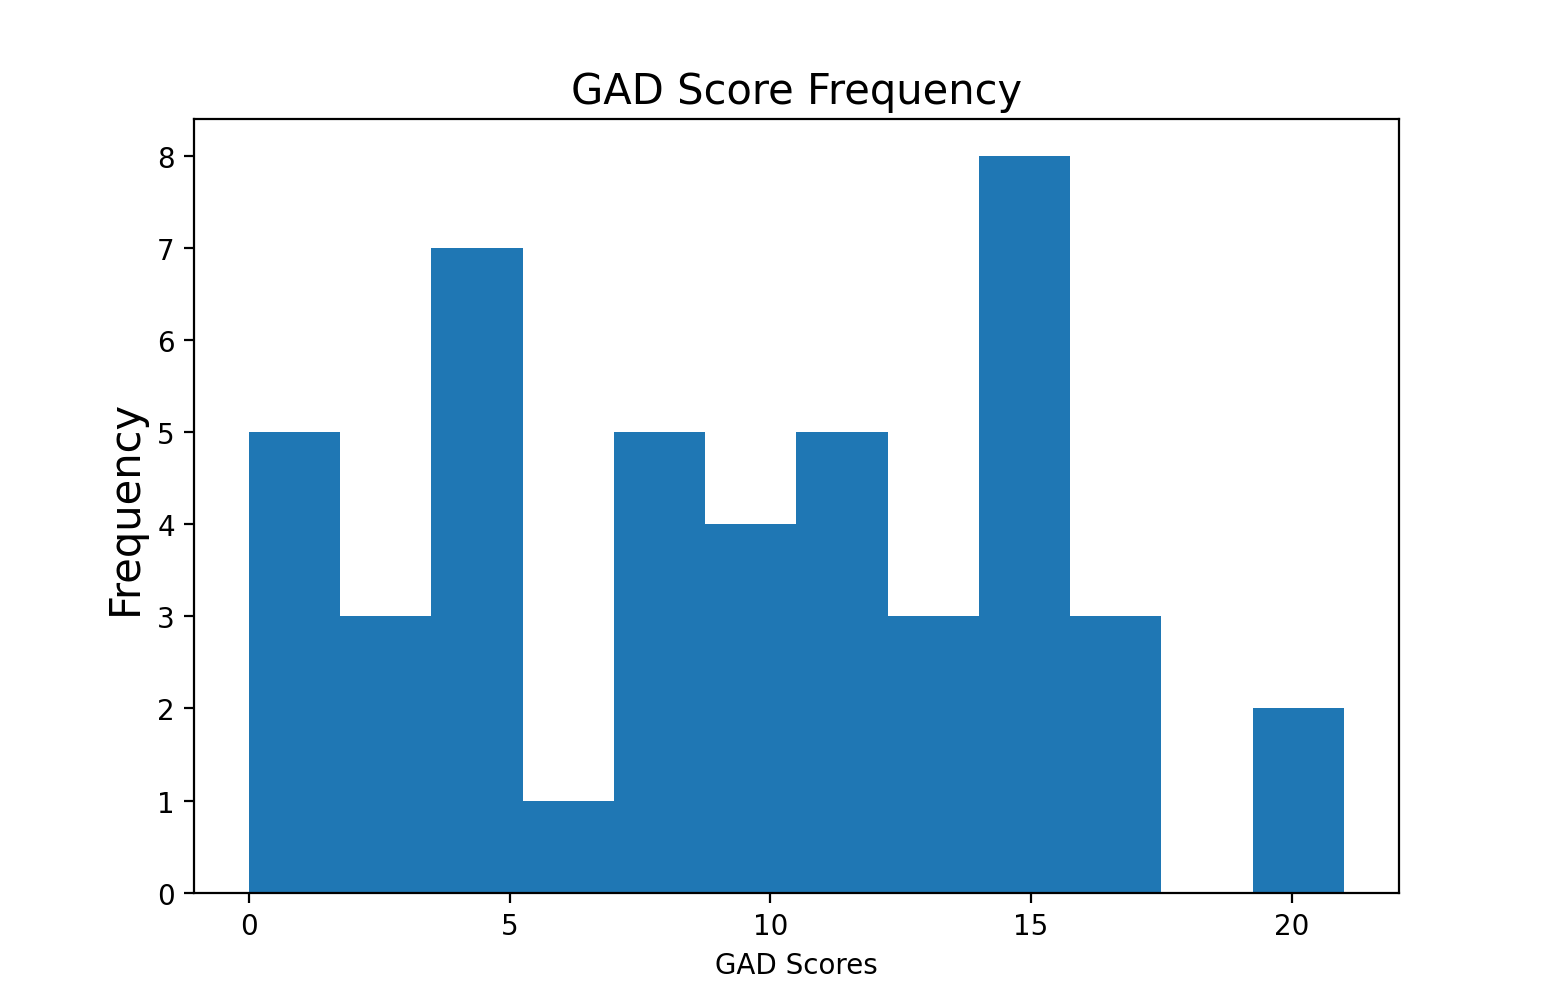

Generate this figure with Python:
import numpy as numpy
import matplotlib.pyplot as plt
import os
import json

def getGADscores():
    directory = '/Users/roshanark/Documents/UNI/4th Year/Dissertation/roshan/pvl_trial'
    GAD = []
    for filename in os.listdir(directory):
        if filename.endswith(".json"):
            json_file = open(os.path.join(directory, filename),'r')
            data = json.load(json_file)
            GAD.append(data['GAD_score'])
    return GAD

def saveGADscores(GAD):
    with open("gad_data.txt","w") as f:
        for line in GAD:
            f.write(str(line) + ",")
    f.close()

def createHistogram(GAD):
    plt.figure(figsize=[10,8])
    n, bins, patches = plt.hist(x=GAD,bins=12)
    plt.xlabel('GAD Scores')
    plt.ylabel('Frequency',fontsize=15)
    plt.title('GAD Score Frequency',fontsize=15)
    plt.show()

GAD = getGADscores()
saveGADscores(GAD)
createHistogram(GAD)
